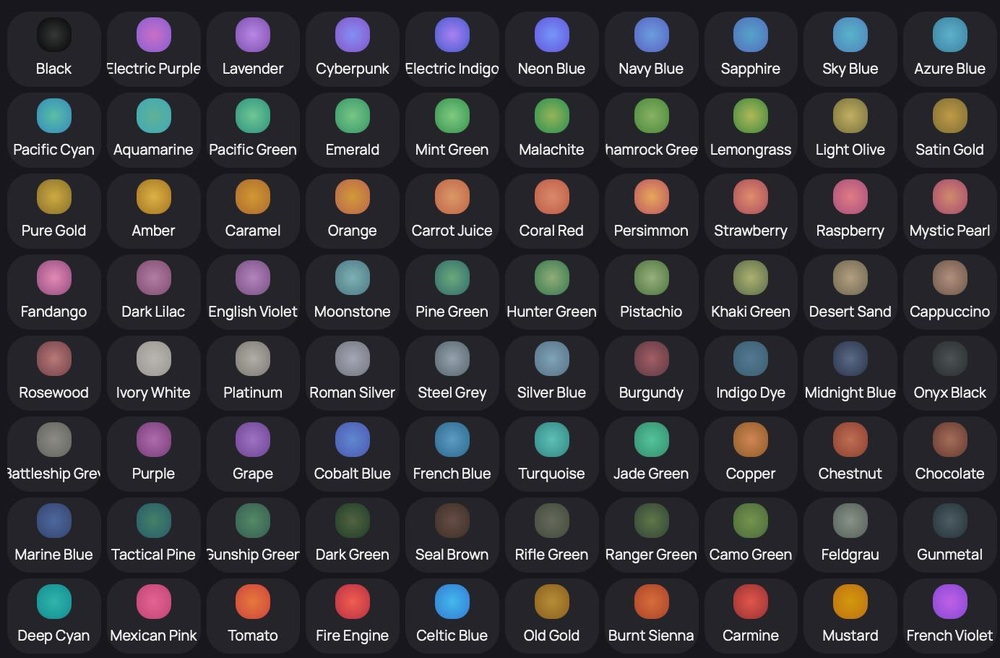
#> input picture color-sorting/input/photo_2025-12-19_12-09-33.jpg, 1000 x 658 px, shrunk from 1384 x 910 before the run
$ python sort_colors.py
#> lines starting #> are read from the running program, lines starting #| are printed output that depends on the picture
#!/usr/bin/env python3
"""
Сортировка цветов от чёрного к белому с плавными переходами.
Извлекает цвета из изображения, сортирует по HSL, создаёт PNG визуализацию.
"""

from PIL import Image, ImageDraw, ImageFont
import colorsys


# Названия цветов из изображения (8 рядов × 10 колонок = 80 цветов)
COLOR_NAMES = [
    # Row 1
    "Black", "Electric Purple", "Lavender", "Cyberpunk", "Electric Indigo",
    "Neon Blue", "Navy Blue", "Sapphire", "Sky Blue", "Azure Blue",
    # Row 2
    "Pacific Cyan", "Aquamarine", "Pacific Green", "Emerald", "Mint Green",
    "Malachite", "Shamrock Green", "Lemongrass", "Light Olive", "Satin Gold",
    # Row 3
    "Pure Gold", "Amber", "Caramel", "Orange", "Carrot Juice",
    "Coral Red", "Persimmon", "Strawberry", "Raspberry", "Mystic Pearl",
    # Row 4
    "Fandango", "Dark Lilac", "English Violet", "Moonstone", "Pine Green",
    "Hunter Green", "Pistachio", "Khaki Green", "Desert Sand", "Cappuccino",
    # Row 5
    "Rosewood", "Ivory White", "Platinum", "Roman Silver", "Steel Grey",
    "Silver Blue", "Burgundy", "Indigo Dye", "Midnight Blue", "Onyx Black",
    # Row 6
    "Battleship Grey", "Purple", "Grape", "Cobalt Blue", "French Blue",
    "Turquoise", "Jade Green", "Copper", "Chestnut", "Chocolate",
    # Row 7
    "Marine Blue", "Tactical Pine", "Gunship Green", "Dark Green", "Seal Brown",
    "Rifle Green", "Ranger Green", "Camo Green", "Feldgrau", "Gunmetal",
    # Row 8
    "Deep Cyan", "Mexican Pink", "Tomato", "Fire Engine", "Celtic Blue",
    "Old Gold", "Burnt Sienna", "Carmine", "Mustard", "French Violet",
]


def extract_colors_from_image(image_path: str) -> dict[str, tuple[int, int, int]]:
    """Извлекает RGB цвета из центров кружков на изображении."""
    img = Image.open(image_path).convert("RGB")
    width, height = img.size

    # Сетка: 10 колонок × 8 рядов
    cols, rows = 10, 8

    # Вычисляем шаг сетки и начальные отступы
    # Анализируя изображение: кружки расположены равномерно
    cell_width = width / cols
    cell_height = height / rows

    colors = {}
    idx = 0

    for row in range(rows):
        for col in range(cols):
            if idx >= len(COLOR_NAMES):
                break

            # Центр кружка
            cx = int(cell_width * (col + 0.5))
            cy = int(cell_height * (row + 0.5)) - 10  # Смещение вверх к центру кружка

            # Семплируем несколько пикселей для усреднения
            samples = []
            for dx in range(-3, 4):
                for dy in range(-3, 4):
                    px, py = cx + dx, cy + dy
                    if 0 <= px < width and 0 <= py < height:
                        samples.append(img.getpixel((px, py)))

            # Усредняем цвет
            if samples:
                avg_r = sum(s[0] for s in samples) // len(samples)
                avg_g = sum(s[1] for s in samples) // len(samples)
                avg_b = sum(s[2] for s in samples) // len(samples)
                colors[COLOR_NAMES[idx]] = (avg_r, avg_g, avg_b)

            idx += 1

    return colors


def get_luminance(rgb: tuple[int, int, int]) -> float:
    """Вычисляет яркость цвета (0-1)."""
    r, g, b = [x / 255.0 for x in rgb]
    # Используем формулу относительной яркости
    return 0.299 * r + 0.587 * g + 0.114 * b


def get_hsl(rgb: tuple[int, int, int]) -> tuple[float, float, float]:
    """Конвертирует RGB в HSL."""
    r, g, b = [x / 255.0 for x in rgb]
    h, l, s = colorsys.rgb_to_hls(r, g, b)
    return (h, s, l)


def sort_colors(colors: dict[str, tuple[int, int, int]]) -> list[tuple[str, tuple[int, int, int]]]:
    """
    Сортирует цвета от тёмного к светлому с группировкой по оттенку.
    Использует HSL: сначала по яркости (L), затем по оттенку (H).
    """
    def sort_key(item):
        name, rgb = item
        h, s, l = get_hsl(rgb)
        luminance = get_luminance(rgb)
        # Основной критерий - яркость, вторичный - оттенок
        return (luminance, h)

    return sorted(colors.items(), key=sort_key)


def create_visualization(
    sorted_colors: list[tuple[str, tuple[int, int, int]]],
    output_path: str,
    bar_height: int = 30,
    bar_width: int = 200,
    text_width: int = 180,
) -> None:
    """Создаёт PNG с отсортированными цветами и подписями."""
    total_height = bar_height * len(sorted_colors)
    total_width = bar_width + text_width

    img = Image.new("RGB", (total_width, total_height), (40, 40, 45))
    draw = ImageDraw.Draw(img)

    # Пытаемся загрузить шрифт
    try:
        font = ImageFont.truetype("/usr/share/fonts/truetype/dejavu/DejaVuSans.ttf", 14)
    except OSError:
        try:
            font = ImageFont.truetype("/usr/share/fonts/TTF/DejaVuSans.ttf", 14)
        except OSError:
            font = ImageFont.load_default()

    for i, (name, rgb) in enumerate(sorted_colors):
        y = i * bar_height

        # Рисуем цветную полосу
        draw.rectangle([0, y, bar_width, y + bar_height], fill=rgb)

        # Определяем цвет текста (белый на тёмном, чёрный на светлом)
        luminance = get_luminance(rgb)
        text_color = (255, 255, 255) if luminance < 0.5 else (0, 0, 0)

        # Рисуем название на цветной полосе
        text_x = 10
        text_y = y + (bar_height - 14) // 2
        draw.text((text_x, text_y), name, fill=text_color, font=font)

        # RGB значение справа (на тёмном фоне)
        rgb_text = f"#{rgb[0]:02X}{rgb[1]:02X}{rgb[2]:02X}"
        draw.text((bar_width + 10, text_y), rgb_text, fill=(180, 180, 180), font=font)

    img.save(output_path)
    print(f"Сохранено: {output_path}")
    print(f"Размер: {total_width}x{total_height} px")
    print(f"Цветов: {len(sorted_colors)}")


def main():
    input_image = "../input/photo_2025-12-19_12-09-33.jpg"
    output_image = "../output/sorted_colors.png"

    print(f"Извлекаю цвета из {input_image}...")
    colors = extract_colors_from_image(input_image)
#> in extract_colors_from_image, img is the input picture: PIL image 1000x658 RGB; mean R, G, B 52.6, 50.9, 55.8
#> after the loop in extract_colors_from_image, `for row in range(rows):`: colors = 80 items; idx = 80
#> colors = 80 items
    print(f"Извлечено {len(colors)} цветов")
#| Извлечено 80 цветов

    print("Сортирую по яркости...")
    sorted_colors = sort_colors(colors)
#> sorted_colors = 80 items

    print("Создаю визуализацию...")
    create_visualization(sorted_colors, output_image)
#> in create_visualization, `total_height = bar_height * len(sorted_colors)`: total_height = 2400
#> in create_visualization, `img = Image.new("RGB", (total_width, total_height), (40, 40, 45))`:
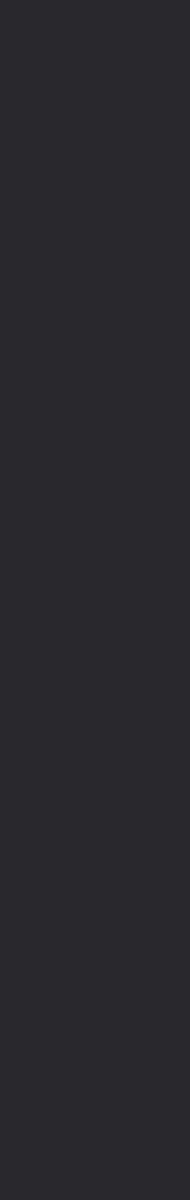
#> img: PIL image 380x2400 RGB (shown at 1/2 size); mean R, G, B 40, 40, 45
#> the loop in create_visualization, `for i, (name, rgb) in enumerate(sorted_colors):` made 80 passes
#> (name, rgb, y, r in get_luminance, g in get_luminance, b in get_luminance, luminance, text_color) on passes 1 to 8: ('Black', (42, 44, 43), 0, 0.165, 0.173, 0.169, 0.17, (255, 255, 255)), ('Onyx Black', (72, 77, 80), 30, 0.282, 0.302, 0.314, 0.297, (255, 255, 255)), ('Seal Brown', (94, 70, 63), 60, 0.369, 0.275, 0.247, 0.3, (255, 255, 255)), ('Gunmetal', (70, 85, 92), 90, 0.275, 0.333, 0.361, 0.319, (255, 255, 255)), ('Dark Green', (72, 91, 61), 120, 0.282, 0.357, 0.239, 0.321, (255, 255, 255)), ('Marine Blue', (71, 95, 147), 150, 0.278, 0.373, 0.576, 0.368, (255, 255, 255)), ('Rifle Green', (94, 99, 85), 180, 0.369, 0.388, 0.333, 0.376, (255, 255, 255)), ('Midnight Blue', (85, 99, 125), 210, 0.333, 0.388, 0.49, 0.383, (255, 255, 255))
#> in create_visualization, `img.save(output_path)`:
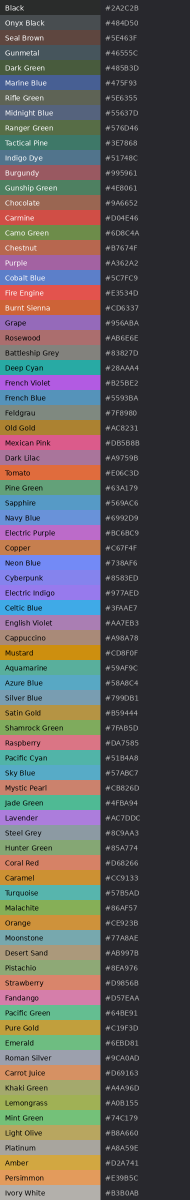
#> saved as sorted_colors.png: PIL image 380x2400 RGB (shown at 1/2 size); mean R, G, B 95.1, 91.7, 90.1
#| Размер: 380x2400 px
#| Цветов: 80

    # Выводим список для проверки
    print("\nПорядок (от тёмного к светлому):")
    for i, (name, rgb) in enumerate(sorted_colors, 1):
        lum = get_luminance(rgb)
        print(f"{i:2}. {name:20} RGB{rgb} L={lum:.3f}")
#> this loop made 80 passes
#> (name, rgb, r in get_luminance, g in get_luminance, b in get_luminance, lum) on passes 1 to 11: ('Black', (42, 44, 43), 0.165, 0.173, 0.169, 0.17), ('Onyx Black', (72, 77, 80), 0.282, 0.302, 0.314, 0.297), ('Seal Brown', (94, 70, 63), 0.369, 0.275, 0.247, 0.3), ('Gunmetal', (70, 85, 92), 0.275, 0.333, 0.361, 0.319), ('Dark Green', (72, 91, 61), 0.282, 0.357, 0.239, 0.321), ('Marine Blue', (71, 95, 147), 0.278, 0.373, 0.576, 0.368), ('Rifle Green', (94, 99, 85), 0.369, 0.388, 0.333, 0.376), ('Midnight Blue', (85, 99, 125), 0.333, 0.388, 0.49, 0.383), ('Ranger Green', (87, 109, 70), 0.341, 0.427, 0.275, 0.384), ('Tactical Pine', (62, 120, 104), 0.243, 0.471, 0.408, 0.395), ('Indigo Dye', (81, 116, 140), 0.318, 0.455, 0.549, 0.425)
#> (name, rgb) on passes 39 to 44: ('Cyberpunk', (133, 131, 237)), ('Electric Indigo', (151, 122, 237)), ('Celtic Blue', (63, 170, 231)), ('English Violet', (170, 126, 179)), ('Cappuccino', (169, 138, 120)), ('Mustard', (205, 143, 15))
#|  1. Black                RGB(42, 44, 43) L=0.170
#|  2. Onyx Black           RGB(72, 77, 80) L=0.297
#|  3. Seal Brown           RGB(94, 70, 63) L=0.300
#|  4. Gunmetal             RGB(70, 85, 92) L=0.319
#|  5. Dark Green           RGB(72, 91, 61) L=0.321
#|  6. Marine Blue          RGB(71, 95, 147) L=0.368
#|  7. Rifle Green          RGB(94, 99, 85) L=0.376
#|  8. Midnight Blue        RGB(85, 99, 125) L=0.383
#> (further printed lines are left out)


if __name__ == "__main__":
    main()
